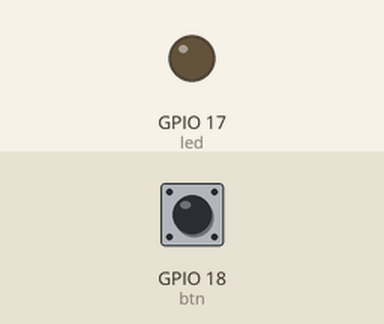
Recording of a program running on a simulated Raspberry Pi (BCM pin numbers). On the bench: output pins drawn as LEDs (lit = HIGH). The inputs (shaded band) are chosen by the test bench; at power-on: GPIO 18 (btn) HIGH.

Above: at 1.2 s.
1.3 s: GPIO 18 (btn) pulled LOW for 0.15 s
At 2.6 s:
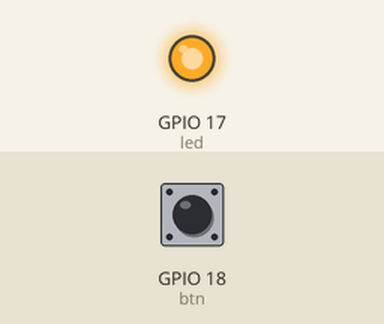
Timing chart, 0 to 4.3 s (numbered marks = the images above; inputs shaded):
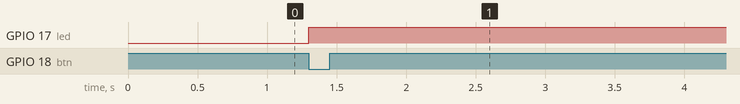

The program:

gpiozero_led1btn1.py
```python
# -*- coding: utf-8 -*-

from gpiozero import LED, Button
from signal import pause

led = LED(17)
btn = Button(18)

def hello():
    print("안녕하세요!")

def goodbye():
    print("잘가요!")

try:
    while True:
        btn.when_pressed = led.on
        when_released = led.off

        pause()

except Exception as err:
    print("예외가 발생했습니다 ({0})".format(err))
except KeyboardInterrupt:
    print("키보드 중단")
finally:
    print("프로그램이 종료되었습니다.")
```

Measured:
- after the input at 1.3 s, GPIO 17 (led): LOW → HIGH at once
